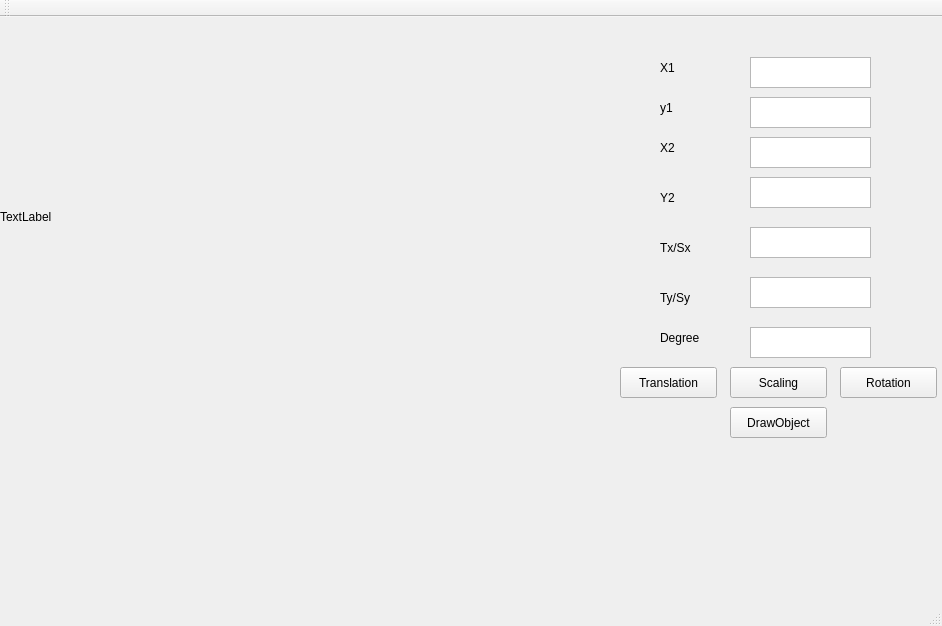
<?xml version="1.0" encoding="UTF-8"?>
<ui version="4.0">
 <class>MainWindow</class>
 <widget class="QMainWindow" name="MainWindow">
  <property name="geometry">
   <rect>
    <x>0</x>
    <y>0</y>
    <width>942</width>
    <height>626</height>
   </rect>
  </property>
  <property name="windowTitle">
   <string>MainWindow</string>
  </property>
  <widget class="QWidget" name="centralWidget">
   <widget class="QLabel" name="label">
    <property name="geometry">
     <rect>
      <x>0</x>
      <y>0</y>
      <width>400</width>
      <height>400</height>
     </rect>
    </property>
    <property name="text">
     <string>TextLabel</string>
    </property>
   </widget>
   <widget class="QLabel" name="label_2">
    <property name="geometry">
     <rect>
      <x>660</x>
      <y>40</y>
      <width>65</width>
      <height>21</height>
     </rect>
    </property>
    <property name="text">
     <string>X1</string>
    </property>
   </widget>
   <widget class="QTextEdit" name="textEdit">
    <property name="geometry">
     <rect>
      <x>750</x>
      <y>40</y>
      <width>121</width>
      <height>31</height>
     </rect>
    </property>
   </widget>
   <widget class="QLabel" name="label_3">
    <property name="geometry">
     <rect>
      <x>660</x>
      <y>80</y>
      <width>65</width>
      <height>21</height>
     </rect>
    </property>
    <property name="text">
     <string>y1</string>
    </property>
   </widget>
   <widget class="QLabel" name="label_4">
    <property name="geometry">
     <rect>
      <x>660</x>
      <y>120</y>
      <width>65</width>
      <height>21</height>
     </rect>
    </property>
    <property name="text">
     <string>X2</string>
    </property>
   </widget>
   <widget class="QLabel" name="label_5">
    <property name="geometry">
     <rect>
      <x>660</x>
      <y>170</y>
      <width>65</width>
      <height>21</height>
     </rect>
    </property>
    <property name="text">
     <string>Y2</string>
    </property>
   </widget>
   <widget class="QLabel" name="label_6">
    <property name="geometry">
     <rect>
      <x>660</x>
      <y>220</y>
      <width>65</width>
      <height>21</height>
     </rect>
    </property>
    <property name="text">
     <string>Tx/Sx</string>
    </property>
   </widget>
   <widget class="QLabel" name="label_7">
    <property name="geometry">
     <rect>
      <x>660</x>
      <y>270</y>
      <width>65</width>
      <height>21</height>
     </rect>
    </property>
    <property name="text">
     <string>Ty/Sy</string>
    </property>
   </widget>
   <widget class="QTextEdit" name="textEdit_2">
    <property name="geometry">
     <rect>
      <x>750</x>
      <y>80</y>
      <width>121</width>
      <height>31</height>
     </rect>
    </property>
   </widget>
   <widget class="QTextEdit" name="textEdit_3">
    <property name="geometry">
     <rect>
      <x>750</x>
      <y>120</y>
      <width>121</width>
      <height>31</height>
     </rect>
    </property>
   </widget>
   <widget class="QTextEdit" name="textEdit_4">
    <property name="geometry">
     <rect>
      <x>750</x>
      <y>160</y>
      <width>121</width>
      <height>31</height>
     </rect>
    </property>
   </widget>
   <widget class="QTextEdit" name="textEdit_5">
    <property name="geometry">
     <rect>
      <x>750</x>
      <y>210</y>
      <width>121</width>
      <height>31</height>
     </rect>
    </property>
   </widget>
   <widget class="QTextEdit" name="textEdit_6">
    <property name="geometry">
     <rect>
      <x>750</x>
      <y>260</y>
      <width>121</width>
      <height>31</height>
     </rect>
    </property>
   </widget>
   <widget class="QPushButton" name="pushButton">
    <property name="geometry">
     <rect>
      <x>620</x>
      <y>350</y>
      <width>97</width>
      <height>31</height>
     </rect>
    </property>
    <property name="text">
     <string>Translation</string>
    </property>
   </widget>
   <widget class="QPushButton" name="pushButton_2">
    <property name="geometry">
     <rect>
      <x>730</x>
      <y>350</y>
      <width>97</width>
      <height>31</height>
     </rect>
    </property>
    <property name="text">
     <string>Scaling</string>
    </property>
   </widget>
   <widget class="QPushButton" name="pushButton_3">
    <property name="geometry">
     <rect>
      <x>840</x>
      <y>350</y>
      <width>97</width>
      <height>31</height>
     </rect>
    </property>
    <property name="text">
     <string>Rotation</string>
    </property>
   </widget>
   <widget class="QLabel" name="label_8">
    <property name="geometry">
     <rect>
      <x>660</x>
      <y>310</y>
      <width>65</width>
      <height>21</height>
     </rect>
    </property>
    <property name="text">
     <string>Degree</string>
    </property>
   </widget>
   <widget class="QTextEdit" name="textEdit_7">
    <property name="geometry">
     <rect>
      <x>750</x>
      <y>310</y>
      <width>121</width>
      <height>31</height>
     </rect>
    </property>
   </widget>
   <widget class="QPushButton" name="pushButton_4">
    <property name="geometry">
     <rect>
      <x>730</x>
      <y>390</y>
      <width>97</width>
      <height>31</height>
     </rect>
    </property>
    <property name="text">
     <string>DrawObject</string>
    </property>
   </widget>
  </widget>
  <widget class="QMenuBar" name="menuBar">
   <property name="geometry">
    <rect>
     <x>0</x>
     <y>0</y>
     <width>942</width>
     <height>27</height>
    </rect>
   </property>
  </widget>
  <widget class="QToolBar" name="mainToolBar">
   <attribute name="toolBarArea">
    <enum>TopToolBarArea</enum>
   </attribute>
   <attribute name="toolBarBreak">
    <bool>false</bool>
   </attribute>
  </widget>
  <widget class="QStatusBar" name="statusBar"/>
 </widget>
 <layoutdefault spacing="6" margin="11"/>
 <resources/>
 <connections/>
</ui>
